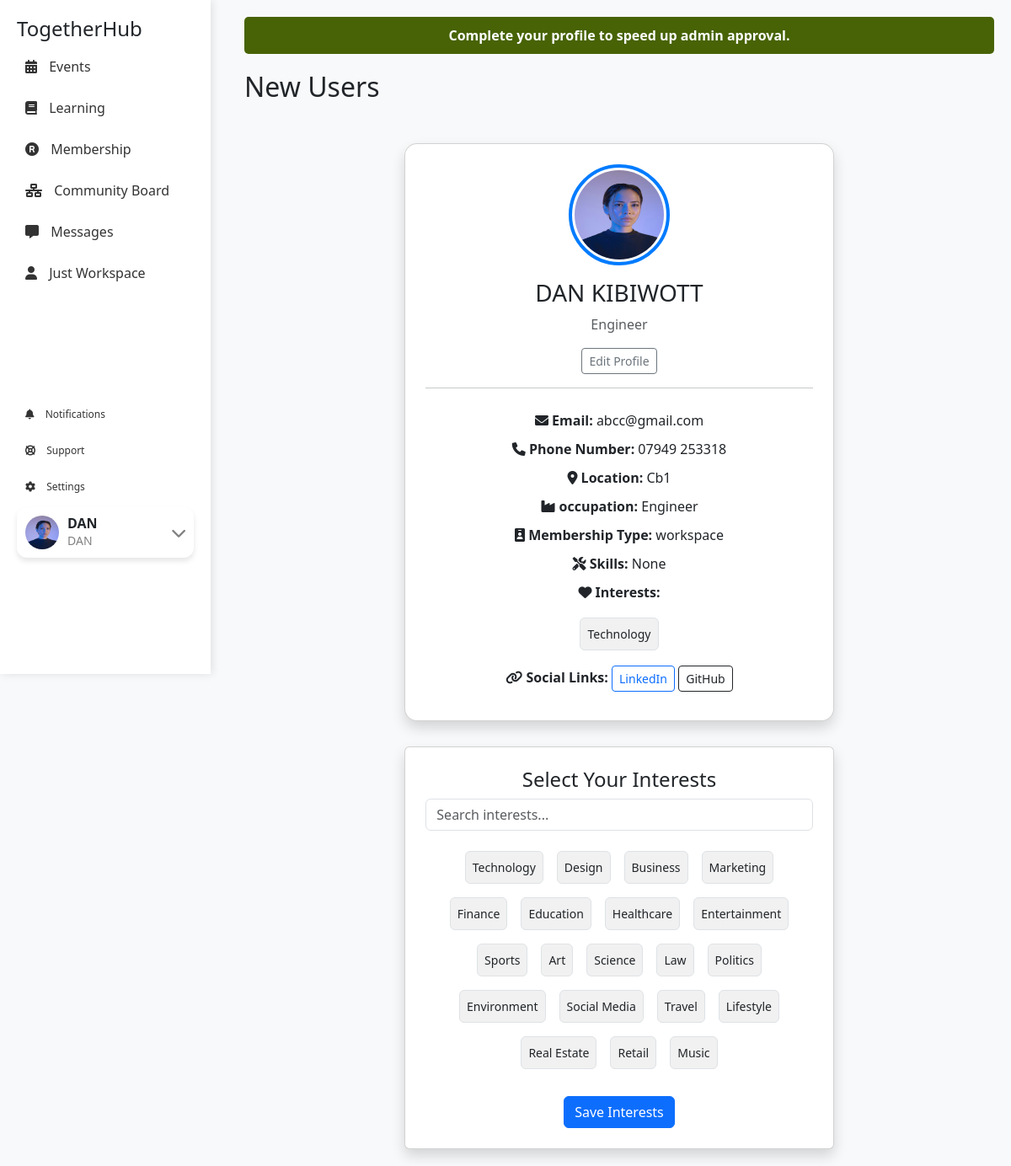
The app's page /dashboard/profile/ (signed in), older data.
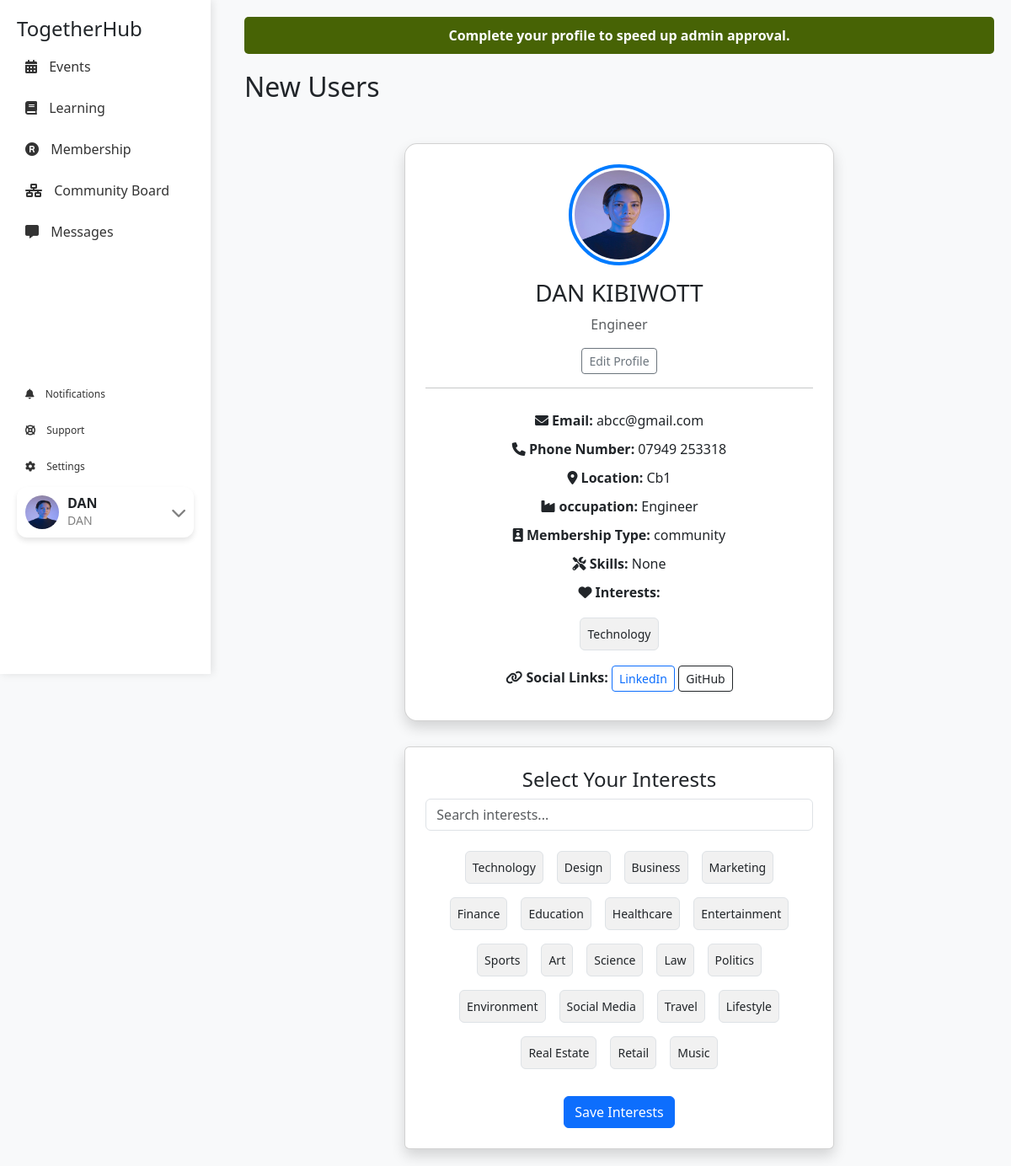
The same page, newer data.
### AuthenticationApp/models.py (models this page shows, shortened)
class CustomUser(AbstractUser):
    MEMBERSHIP_CHOICES = [
       ('community', 'Community Member'),
        ('key_access', 'Key Access Member'),
        ('workspace', 'Creative Workspace Member'),
    ]
    INTEREST_CHOICES = [
('Technology', 'Technology'),
('Design', 'Design'),
('Business', 'Business'),
('Marketing', 'Marketing'),
('Finance', 'Finance'),
('Education', 'Education'),
('Healthcare', 'Healthcare'),
('Entertainment', 'Entertainment'),
('Sports', 'Sports'),
('Art', 'Art'),
('Science', 'Science'),
('Law', 'Law'),
('Politics', 'Politics'),
('Environment', 'Environment'),
('Social Media', 'Social Media'),
('Travel', 'Travel'),
('Lifestyle', 'Lifestyle'),
('Real Estate', 'Real Estate'),
('Retail', 'Retail'),
('Music', 'Music')
                ]
    phonenumber = models.CharField(max_length=15, blank=True, null=True)
    location = models.CharField(max_length=255, blank=True, null=True)
    occupation = models.CharField(max_length=100, blank=True, null=True)
    skills = models.TextField(blank=True, null=True)
    birthdate = models.DateField(blank=True, null=True)
    membership = models.CharField(max_length=20, choices=MEMBERSHIP_CHOICES, default='community')
    interest = models.CharField(max_length=255, choices=INTEREST_CHOICES, default='Technology')
    firstname = models.CharField(max_length=20, default='Guest')
    lastname = models.CharField(max_length=20, default="-")
    approvedmember = models.BooleanField(default=False)
    email = models.EmailField(unique=True)

### DashboardApp/views.py (the view, shortened to what this page needs)
# urls.py: path('profile/', profile, name='profile'),
@login_required
def profile(request):
    user = request.user  # Get the currently logged-in user
    user_interests = user.interest.strip("[]").replace("'","").split(',')
    return render(request, 'profile.html', {
        'user': user,
        'MEMBERSHIP_CHOICES': CustomUser.MEMBERSHIP_CHOICES,
        'interests': CustomUser.INTEREST_CHOICES,
        'user_interests':user_interests
    })

### DashboardApp/templates/profile.html (shortened to what this page needs)
{% extends "components/DashboardLayout.html" %}
{% load static %}
{% block title %}New Users{% endblock %}
{% block content %}
<div class="container mt-5">
    <div class="row justify-content-center">
        <div class="col-lg-8 col-md-10">
            <div class="card profile-card shadow p-4">
                <div class="text-center">
                    <img src="{% static 'images/Avatar1.jpg' %}" alt="User Image" id="profile_image" class="rounded-circle img-fluid profile-img">
                    <h3 class="mt-3" id="name-display">{{ user.firstname }} {{ user.lastname }}</h3>
                    <p class="text-muted" id="occupation-display">{{ user.occupation|default:"No Occupation" }}
                    </p>
                    <button class="btn btn-sm btn-outline-secondary" onclick="enableEditMode()">Edit Profile</button>
                </div>
                <hr>
                <div class="profile-details">
                    <p><i class="fas fa-envelope"></i> <strong>Email:</strong> <span id="email-display">{{ user.email }}</span></p>
                    <p><i class="fas fa-phone"></i> <strong>Phone Number:</strong> <span id="phone-display">{{ user.phonenumber }}</span></p>
                    <p><i class="fas fa-map-marker-alt"></i> <strong>Location:</strong> <span id="location-display">{{ user.location }}</span></p>
                    <p><i class="fas fa-industry"></i> <strong>occupation:</strong> <span id="occupation-display">{{ user.occupation }}</span></p>
                    <p><i class="fas fa-id-badge"></i> <strong>Membership Type:</strong> <span id="membership-display">{{ user.membership }}</span></p>
                    <p><i class="fas fa-tools"></i> <strong>Skills:</strong> <span id="skills-display">{{ user.skills }}</span></p>
                    <p><i class="fas fa-heart"></i> <strong>Interests:</strong> <span id="interests-display">
                        {% for interest in user_interests %}
                            <div class="interest m-2 p-2 border rounded">
                                {{ interest }}
                            </div>
                        {% endfor %}
                    </span></p>
                    <p><i class="fas fa-link"></i> <strong>Social Links:</strong>
                        <a href="{{ user.linkedin }}" target="_blank" class="btn btn-outline-primary btn-sm">LinkedIn</a>
                        <a href="{{ user.github }}" target="_blank" class="btn btn-outline-dark btn-sm">GitHub</a>
                    </p>
                </div>
            </div>
            <div class="card mt-4 p-4 shadow">
                <h4 class="text-center">Select Your Interests</h4>
                <input type="text" class="form-control mb-3" id="interest-search" placeholder="Search interests..." onkeyup="filterInterests()">
                <div class="d-flex flex-wrap justify-content-center" id="interests-container">
                    {% for value, label in interests %}
                        <div class="interest m-2 p-2 border rounded" onclick="toggleSelection(this)" data-value="{{ value }}">
                            {{ label }}
                        </div>
                    {% endfor %}
                </div>
                <form method="POST" id="interest-form" action="">
                    <div class="text-center mt-4">
                        <button class="btn btn-primary" type="submit">Save Interests</button>
                    </div>
                </form>
            </div>
        </div>
    </div>
</div>
{% endblock %}

### DashboardApp/templates/components/DashboardLayout.html (shortened to what this page needs)
{% load static %}
<!DOCTYPE html>
<html lang="en">
<head>
    <link href="https://cdn.jsdelivr.net/npm/bootstrap@5.3.2/dist/css/bootstrap.min.css" rel="stylesheet">
    <link rel="stylesheet" href="https://cdnjs.cloudflare.com/ajax/libs/font-awesome/6.0.0/css/all.min.css">
</head>
<body>
    <div class="sidebar">
        <div class="sidebar-top">
            <h4>TogetherHub</h4>
            {% if request.user.membership != "admin" %}
            <a href="#"><i class="fa-solid fa-calendar-days"></i> Events </a>
            <a href="#"><i class="fa-solid fa-book"></i> Learning</a>
            <a href="#"><i class="fa-solid fa-registered"></i> Membership</a>
            <a href="#"><i class="fa-solid fa-network-wired"></i> Community Board </a>
            <a href="#"><i class="fa-solid fa-message"></i> Messages</a>
            {% endif %}
            {% if request.user.membership == "workspace" %}
                <a href="#"><i class="fa-solid fa-user"></i> Just Workspace</a>
            {% endif %}
        </div>
        <div class="sidebar-bottom">
            <a href="#"><i class="fa-solid fa-bell"></i> Notifications</a>
            <a href="#"><i class="fa-solid fa-life-ring"></i> Support</a>
            <a href="#"><i class="fa-solid fa-cog"></i> Settings</a>
            <div class="dropdown w-100">
                <div class="account-dropdown" data-bs-toggle="dropdown" aria-expanded="false">
                    <img src="{% static 'images/Avatar1.jpg' %}" alt="User Avatar">
                    <div class="user-info">
                        <h6> {% if user.firstname %}
                            {{ user.firstname }}
                        {% else %}
                           -
                        {% endif %}</h6>
                        <p>{{ user.firstname|default:user.username }}</p>
                    </div>
                    <i class="fa-solid fa-chevron-down"></i>
                </div>
            </div>
        </div>
    </div>
    <div class="main-content">
        {% if request.user.approvedmember == False %}
        <div class="info-banner">Complete your profile to speed up admin approval.</div>
        {% endif %}
        <h2>
            {% block title %}Dashboard{% endblock %}
        </h2>
            {% block content %}{% endblock %}
     </div>
</body>
</html>

### DashboardApp/templates/components/DashboardLayout.html (style rules this page uses)
body { background-color: #f8f9fa; }
.row { margin-top: 2%; }
.sidebar { width: 250px; height: 100vh; background: #fff; padding: 20px; position: fixed; box-shadow: 2px 0 10px rgba(0,0,0,0.1); display: flex; flex-direction: column; justify-content: space-between; }
.sidebar a { text-decoration: none; color: #333; display: block; padding: 10px; margin: 5px 0; border-radius: 5px; }
.sidebar a i { margin-right: 10px; }
.sidebar-top { max-height: 70%; overflow-y: auto; }
.sidebar-bottom { max-height: 30%; font-size: 12px; }
.main-content { margin-left: 270px; padding: 20px; position: relative; }
.sidebar-bottom { margin-top: auto; margin-bottom: auto; }
.info-banner { background-color: #476305; color: white; text-align: center; padding: 10px; font-weight: bold; border-radius: 5px; margin-bottom: 20px; }
.account-dropdown { display: flex; align-items: center; background: white; padding: 10px; border-radius: 12px; box-shadow: 0px 4px 6px rgba(0, 0, 0, 0.1); cursor: pointer; width: 100%; }
.account-dropdown img { width: 40px; height: 40px; border-radius: 50%; margin-right: 10px; }
.account-dropdown .user-info { flex-grow: 1; text-align: left; }
.account-dropdown .user-info h6 { margin: 0; font-size: 16px; font-weight: bold; }
.account-dropdown .user-info p { margin: 0; font-size: 14px; color: gray; }
.account-dropdown i { font-size: 18px; color: gray; }
.container { max-width: 800px; margin-top: 40px; }
.profile-card { background: white; padding: 20px; border-radius: 10px; box-shadow: 0 4px 10px rgba(0, 0, 0, 0.1); margin-bottom: 30px; }
.interest { display: inline-block; padding: 10px 15px; margin: 5px; border-radius: 20px; background-color: #e9ecef; cursor: pointer; transition: 0.3s; }

### DashboardApp/templates/profile.html (style rules this page uses)
.profile-card { border-radius: 15px; background: #fff; text-align: center; }
.profile-img { width: 120px; height: 120px; border: 4px solid #007bff; padding: 3px; }
.profile-details p { font-size: 16px; margin: 10px 0; }
.interest { cursor: pointer; padding: 8px 12px; border: 1px solid #007bff; border-radius: 20px; background: #f1f1f1; transition: 0.3s; font-size: 14px; }

Row changes from the older to the newer data that the page shows:
changed CustomUser "DAN": membership "workspace" → "community"
Text that changed along with them:
text no longer shown: "Just Workspace"
